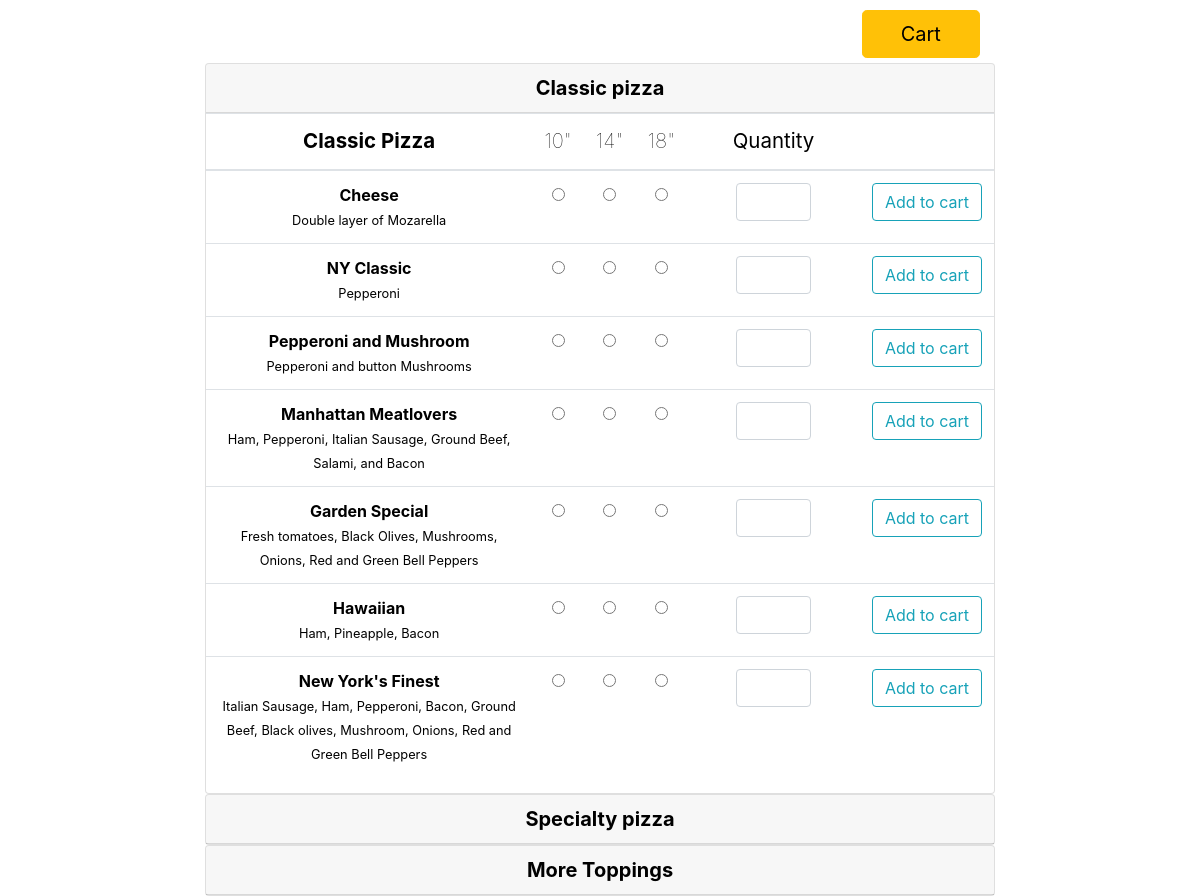
The page / on the database its author committed.
### tables this page shows
CREATE TABLE `classic` (
  `id` int(11) NOT NULL,
  `name` varchar(255) NOT NULL,
  `summary` text NOT NULL,
  `product_id` int(11) NOT NULL
);

CREATE TABLE `classic_price` (
  `id` int(11) NOT NULL,
  `name` varchar(255) NOT NULL,
  `small` int(11) NOT NULL,
  `medium` int(11) NOT NULL,
  `large` int(11) NOT NULL,
  `product_id` int(11) NOT NULL
);

### application/controllers/Order.php (called while the page is built, shortened)
<?php
class Order extends CI_Controller {
	public function index()
	{
		$data['classics'] = $this->pizza_model->getClassicPizza();
		$data['specials'] = $this->pizza_model->getSpecialPizza();
		$data['toppings'] = $this->pizza_model->getToppings();
		$this->load->view('templates/header');
		$this->load->view('order',$data);
		$this->load->view('templates/footer');
	}
}

### index.php (called while the page is built, shortened)
<?php
require_once BASEPATH.'core/CodeIgniter.php';

### application/models/Pizza_model.php (called while the page is built, shortened)
<?php
class Pizza_model extends CI_Model {
	public function getClassicPizza(){
		$this->db->select('*');
		$this->db->from('classic');
		 $this->db->join('classic_price','classic_price.product_id = classic.product_id');
		$query = $this->db->get();
		return $query->result_array();
	}
	public function getSpecialPizza(){
		$this->db->select('*');
		$this->db->from('special');
		$this->db->join('special_price','special_price.product_id = special.product_id');
		$query = $this->db->get();
		return $query->result_array();
	}
	public function getToppings(){
		$this->db->select('*');
		$this->db->from('toppings');
		$query = $this->db->get();
		return $query->result_array();
	}
}

### application/views/order.php (the view, shortened to what this page needs)
<body>
<div id="container" class="orderTable">
<div class="row">
  <div class="col-md-8 " style="margin:0px auto">
<div align="right">
  <a style="width:15%; margin:10px 15px 5px 0px;" href="#" class="btn btn-lg btn-warning  "
   data-toggle="modal"
   data-target="#basicModal" >Cart</a>
</div>
  <div id="accordion" role="tablist" aria-multiselectable="true">
    <div class="card">
      <div class="card-header" role="tab" id="headingOne">
        <h5 class="mb-0">
          <a class="collapsed"  data-toggle="collapse" data-parent="#accordion" href="#collapseOne" aria-expanded="true" aria-controls="collapseOne">
            <center><strong class="links">Classic pizza</strong><center>
          </a>
        </h5>
      </div>
      <div id="collapseOne" class="collapse show" role="tabpanel" aria-labelledby="headingOne">
        <div class="card-block">
          <table class="table table-hover table-responsive " style="text-align:center">
              <thead>
                <tr style="font-size:1.28em">
                    <th>Classic Pizza</th>
                    <th style="font-weight:lighter">10"</th>
                    <th style="font-weight:lighter">14"</th>
                    <th style="font-weight:lighter">18"</th>
                    <th style="font-weight:normal">Quantity</th>
                    <th></th>
                </tr>
              </thead>
              <tbody>
              <form action="#" id="orderForm">
                <?php foreach($classics as $classic): ?>
                <tr>
                  <td><strong><?php echo $classic['name']; ?></strong><br> <small><?php echo $classic['summary'] ?></small></td>
                  <div class="size">
                      <td><input type="radio" name="size" value="<?php echo $classic['small']; ?>" data-toggle="tooltip" data-placement="right" data-animation="true" data-html="true"  title="<h6>Php <?php echo $classic['small'] ?></h6> "  ></td>
                      <td><input type="radio" name="size" value="<?php echo $classic['medium'] ?>" data-toggle="tooltip" data-placement="right" data-animation="true" data-html="true"  title="<h6>Php <?php echo $classic['medium'] ?></h6>" ></td>
                      <td><input type="radio" name="size" value="<?php echo $classic['large'] ?>"  data-toggle="tooltip" data-placement="right" data-animation="true" data-html="true"  title="<h6>Php <?php echo $classic['large'] ?></h6>"></td>
                  </div>
                  <td><input style="width:50%; margin:0px auto"  name="quantity" class="form-control quantity" id="<?php echo $classic['product_id']; ?>" type="text"></td>
                  <td><input class="btn btn-outline-info add_cart" data-productid="<?php echo $classic['product_id']; ?>" data-productname="<?php echo $classic['name'] ?>" data-price="<?php echo $classic['small'] ?>" name="add_cart" type="button" value="Add to cart"></td>
                </tr>
                <?php endforeach; ?>
              </form>
              </tbody>
          </table>
        </div>
      </div>
    </div>
    <div class="card">
      <div class="card-header" role="tab" id="headingTwo">
        <h5 class="mb-0">
          <a class="collapsed" data-toggle="collapse" data-parent="#accordion" href="#collapseTwo" aria-expanded="false" aria-controls="collapseTwo">
          <center><strong class="links" id="sp">Specialty pizza</strong><center>
          </a>
        </h5>
      </div>
    </div>
    <div class="card">
      <div class="card-header" role="tab" id="headingThree">
        <h5 class="mb-0">
          <a class="collapsed" data-toggle="collapse" data-parent="#accordion" href="#collapseThree" aria-expanded="false" aria-controls="collapseThree">
          <center><strong class="links" id="sp">More Toppings</strong><center>
          </a>
        </h5>
      </div>
    </div>
  </div>
  </div>
</div>

### application/views/templates/header.php (shortened to what this page needs)
?><!DOCTYPE html>
<html lang="en">
<head>
  <link href="//netdna.bootstrapcdn.com/font-awesome/3.2.1/css/font-awesome.css" rel="stylesheet">
  <link type="text/css" rel="stylesheet" href="<?php echo base_url(); ?>assets/css/bootstrap.css"  media="screen,projection"/>
  <link type="text/css" rel="stylesheet" href="<?php echo base_url(); ?>assets/css/custom.css"  media="screen,projection"/>
  <link rel="stylesheet" href="https://cdn.datatables.net/1.10.16/css/jquery.dataTables.min.css" />
</head>

### application/views/templates/footer.php (shortened to what this page needs)
</div>
</body>
</html>

### assets/css/custom.css (style rules this page uses)
body { text-decoration: none; color: black; cursor: auto; }
a:link, a:visited { text-decoration: none; color: rgb(0, 0, 0); cursor: pointer; }

### rows shown on the page
classic: classic_price.name "Cheese", summary "Double layer of Mozarella"
classic: classic_price.name "NY Classic", summary "Pepperoni"
classic: classic_price.name "Pepperoni and Mushroom", summary "Pepperoni and button Mushrooms"
classic: classic_price.name "Manhattan Meatlovers", summary "Ham, Pepperoni, Italian Sausage, Ground Beef, Salami, and Bacon"
classic: classic_price.name "Garden Special", summary "Fresh tomatoes, Black Olives, Mushrooms, Onions, Red and Green Bell Peppers"
classic: classic_price.name "Hawaiian", summary "Ham, Pineapple, Bacon"
classic: classic_price.name "New York's Finest", summary "Italian Sausage, Ham, Pepperoni, Bacon, Ground Beef, Black olives, Mushroom, Onions, Red and Green Bell Peppers"
